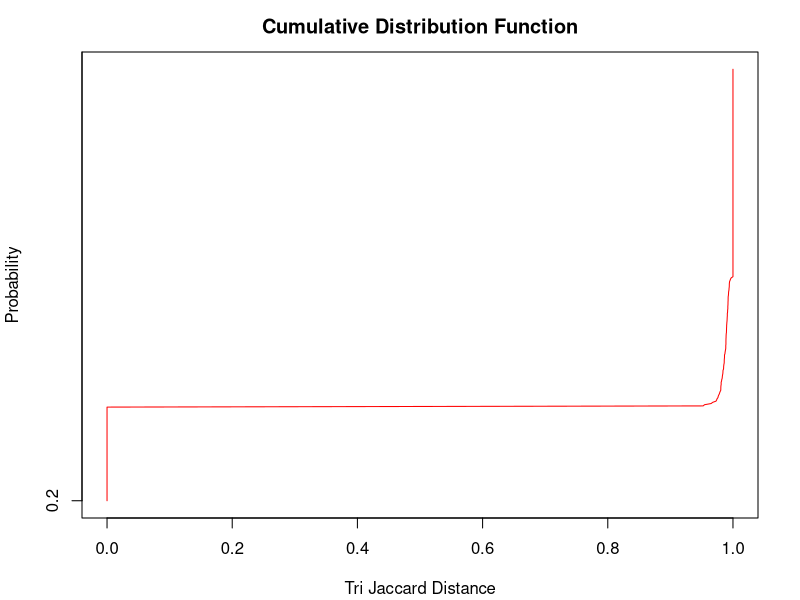

This chart was generated by the following R code:
library(RColorBrewer)
data <- read.table("trijackardsorted.txt")
finalDt = rep(data[,1])
title <- "Cumulative Distribution Function"
xlab <- "Tri Jaccard Distance"
ylab <- "Probability"
png("trigram.png")
par(mar=c(4,4,2.5,2) + 0.1)
set.seed(1)
mp <- plot(finalDt, 1:length(finalDt), type="l", col="red", main=title, xlab=xlab, ylab=ylab, yaxt="n")
axis(side=2, at=seq(1,5000,length.out=5), labels=seq(0.2,1,by=0.2))